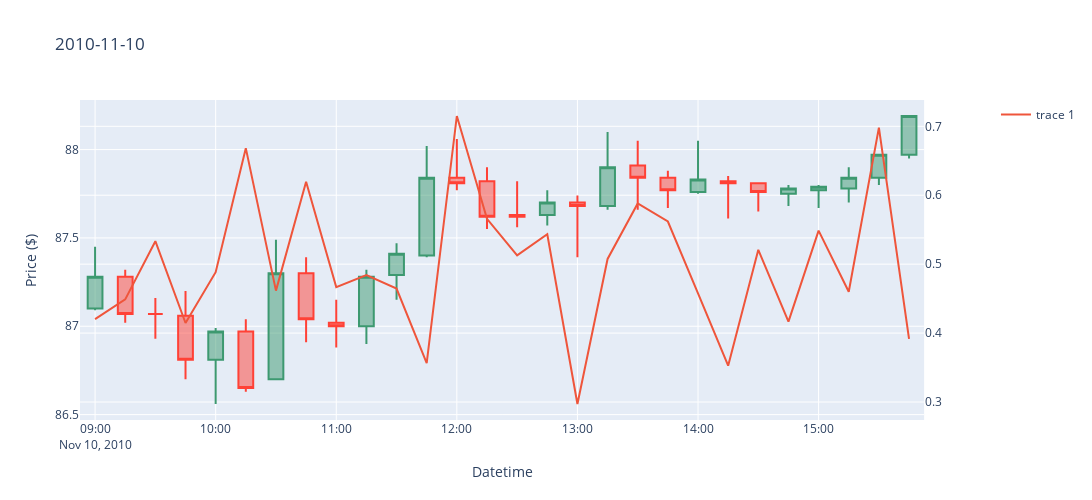
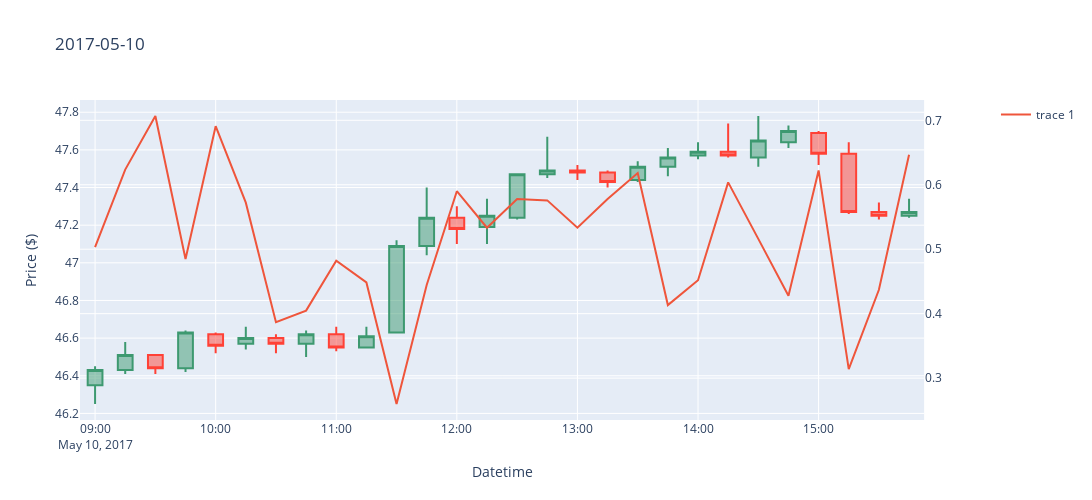
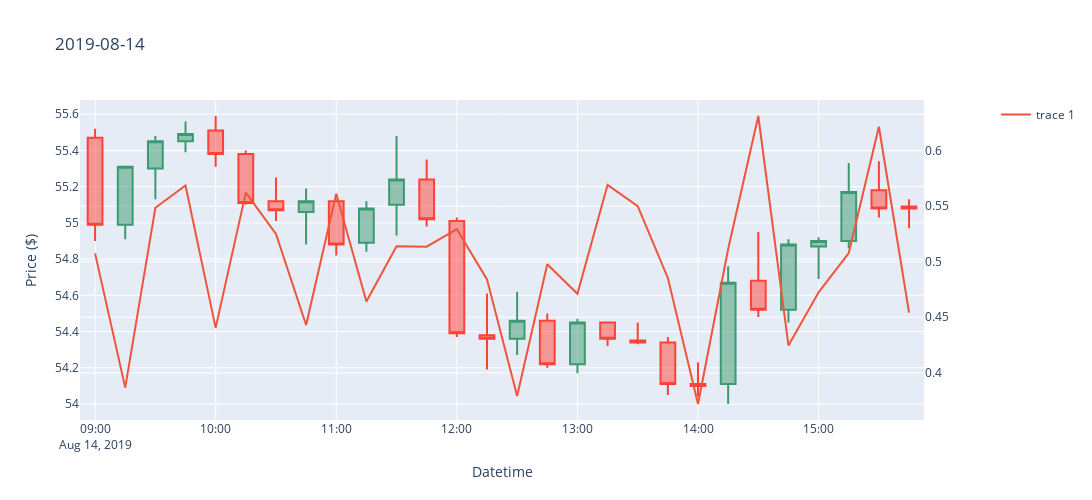
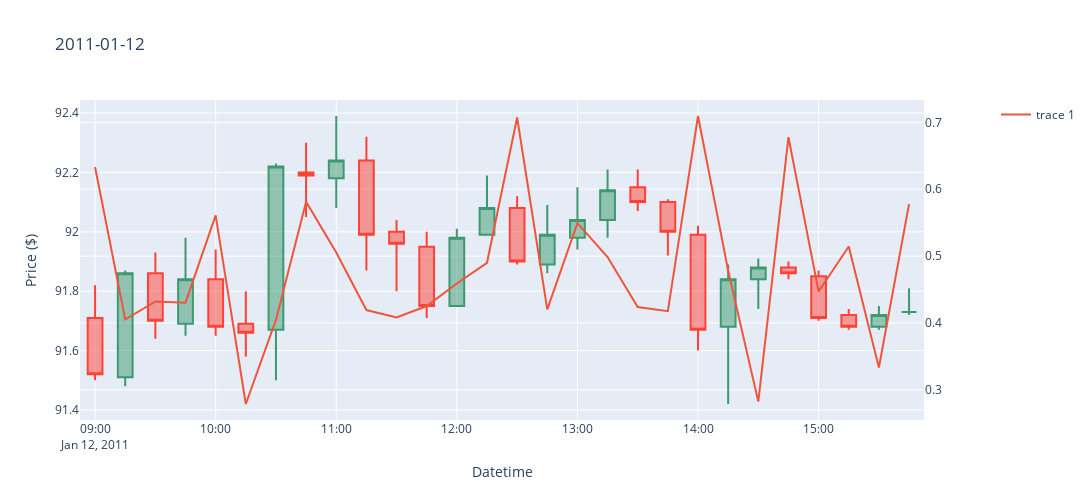

The cell these charts' notebook holds for them, in order:
### Code cell
days = df_uturn['datetime'].dt.date.unique()
np.random.shuffle(days)

for day in days[:5]:
    df_day = df_uturn[df_uturn['datetime'].dt.date == day]
    plot_candlestick(df_day, day)
